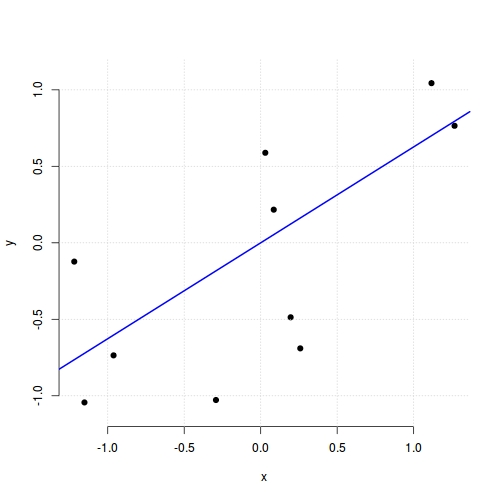

Write R code to recreate this figure.
tls = function(X, y)
{
  p = ncol(X)
  s = svd(cbind(X, y))
  -s$v[1:p, p+1]  / s$v[p+1, p+1]
}

set.seed(3)
n = 10
x = matrix(rnorm(n), ncol=1)
y = 0.2 * x + runif(n, -1)
b = coef(lm.fit(x, y)) # ols fit
bt = tls(x, y)

jpeg(file="linear.jpg", quality=100, width=500, height=500)
plot(x, y, asp=1, xlab="x", ylab="y", bty="n", pch=19)
grid()
abline(0, b, lwd=2, col=4)
dev.off()

jpeg(file="not_linear.jpg", quality=100, width=500, height=500)
plot(x, y, asp=1, xlab="x", ylab="y", bty="n", pch=19)
grid()
xx=seq(from=-2, to=max(x), length.out=100)
e=coef(lm.fit(cbind(1,exp(x)), y))
lines(xx, e[1] + e[2]*exp(xx), type='l', col=2, lwd=2)
dev.off()

jpeg(file="whichlinear.jpg", quality=100, width=500, height=500)
plot(x, y, asp=1, xlab="x", ylab="y", bty="n", pch=19)
grid()
abline(0, b, lwd=2, col=4)
abline(-0.5, 0.5*b, lwd=2, col=3)
abline(0, -0.1*b, lwd=2, col=2)
dev.off()


jpeg(file="ols.jpg", quality=100, width=500, height=500)
plot(x, y, asp=1,  xlab="x", ylab="y", bty="n", pch=19)
grid()
#legend("bottomright", legend=c("Ordinary least squares fit"), fill=c(1), bty="n", cex=2)
abline(0, b, lwd=2, col=4, lty=1)
py = b * x
for(i in 1:n) lines(x=c(x[i], x[i]), y=c(y[i], py[i]), col=1, lwd=2, lty=2)
dev.off()
